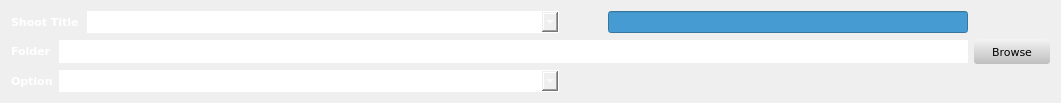
  <widget class="QWidget" name="layoutWidget">
   <property name="geometry">
    <rect>
     <x>11</x>
     <y>11</y>
     <width>1061</width>
     <height>89</height>
    </rect>
   </property>
   <layout class="QVBoxLayout" name="verticalLayout">
    <item>
     <layout class="QHBoxLayout" name="horizontalLayout_2">
      <item>
       <widget class="QLabel" name="label_3">
        <property name="minimumSize">
         <size>
          <width>70</width>
          <height>16</height>
         </size>
        </property>
        <property name="maximumSize">
         <size>
          <width>70</width>
          <height>16</height>
         </size>
        </property>
        <property name="font">
         <font>
          <family>Verdana</family>
          <pointsize>8</pointsize>
          <weight>75</weight>
          <bold>true</bold>
         </font>
        </property>
        <property name="styleSheet">
         <string notr="true">color:white</string>
        </property>
        <property name="text">
         <string>Shoot Title</string>
        </property>
       </widget>
      </item>
      <item>
       <widget class="QComboBox" name="shootTitleCombo">
        <property name="minimumSize">
         <size>
          <width>472</width>
          <height>22</height>
         </size>
        </property>
        <property name="maximumSize">
         <size>
          <width>472</width>
          <height>22</height>
         </size>
        </property>
        <property name="styleSheet">
         <string notr="true"> QComboBox {
     border: 1px solid rgb(255, 255, 255);
	color: rgb(255, 255, 255);
}</string>
        </property>
        <property name="editable">
         <bool>false</bool>
        </property>
       </widget>
      </item>
      <item>
       <spacer name="horizontalSpacer_6">
        <property name="orientation">
         <enum>Qt::Horizontal</enum>
        </property>
        <property name="sizeType">
         <enum>QSizePolicy::Fixed</enum>
        </property>
        <property name="sizeHint" stdset="0">
         <size>
          <width>30</width>
          <height>20</height>
         </size>
        </property>
       </spacer>
      </item>
      <item>
       <widget class="QLabel" name="label_5">
        <property name="toolTip">
         <string>Search Shoot Title</string>
        </property>
        <property name="text">
         <string/>
        </property>
        <property name="pixmap">
         <pixmap resource="resource.qrc">:/image/Images/search_shootTitle.png</pixmap>
        </property>
       </widget>
      </item>
      <item>
       <widget class="QLineEdit" name="searchShootTitleEdit">
        <property name="palette">
         <palette>
          <active>
           <colorrole role="Button">
            <brush brushstyle="SolidPattern">
             <color alpha="230">
              <red>52</red>
              <green>148</green>
              <blue>207</blue>
             </color>
            </brush>
           </colorrole>
           <colorrole role="Text">
            <brush brushstyle="SolidPattern">
             <color alpha="255">
              <red>255</red>
              <green>255</green>
              <blue>255</blue>
             </color>
            </brush>
           </colorrole>
           <colorrole role="Base">
            <brush brushstyle="SolidPattern">
             <color alpha="230">
              <red>52</red>
              <green>148</green>
              <blue>207</blue>
             </color>
            </brush>
           </colorrole>
           <colorrole role="Window">
            <brush brushstyle="SolidPattern">
             <color alpha="230">
              <red>52</red>
              <green>148</green>
              <blue>207</blue>
             </color>
            </brush>
           </colorrole>
          </active>
          <inactive>
           <colorrole role="Button">
            <brush brushstyle="SolidPattern">
             <color alpha="230">
              <red>52</red>
              <green>148</green>
              <blue>207</blue>
             </color>
            </brush>
           </colorrole>
           <colorrole role="Text">
            <brush brushstyle="SolidPattern">
             <color alpha="255">
              <red>255</red>
              <green>255</green>
              <blue>255</blue>
             </color>
            </brush>
           </colorrole>
           <colorrole role="Base">
            <brush brushstyle="SolidPattern">
             <color alpha="230">
              <red>52</red>
              <green>148</green>
              <blue>207</blue>
             </color>
            </brush>
           </colorrole>
           <colorrole role="Window">
            <brush brushstyle="SolidPattern">
             <color alpha="230">
              <red>52</red>
              <green>148</green>
              <blue>207</blue>
             </color>
            </brush>
           </colorrole>
          </inactive>
          <disabled>
           <colorrole role="Button">
            <brush brushstyle="SolidPattern">
             <color alpha="230">
              <red>52</red>
              <green>148</green>
              <blue>207</blue>
             </color>
            </brush>
           </colorrole>
           <colorrole role="Text">
            <brush brushstyle="SolidPattern">
             <color alpha="96">
              <red>164</red>
              <green>166</green>
              <blue>168</blue>
             </color>
            </brush>
           </colorrole>
           <colorrole role="Base">
            <brush brushstyle="SolidPattern">
             <color alpha="230">
              <red>52</red>
              <green>148</green>
              <blue>207</blue>
             </color>
            </brush>
           </colorrole>
           <colorrole role="Window">
            <brush brushstyle="SolidPattern">
             <color alpha="230">
              <red>52</red>
              <green>148</green>
              <blue>207</blue>
             </color>
            </brush>
           </colorrole>
          </disabled>
         </palette>
        </property>
        <property name="font">
         <font>
          <pointsize>9</pointsize>
         </font>
        </property>
        <property name="toolTip">
         <string>Please Input Shoot Title</string>
        </property>
       </widget>
      </item>
      <item>
       <spacer name="horizontalSpacer_2">
        <property name="orientation">
         <enum>Qt::Horizontal</enum>
        </property>
        <property name="sizeType">
         <enum>QSizePolicy::Fixed</enum>
        </property>
        <property name="sizeHint" stdset="0">
         <size>
          <width>82</width>
          <height>20</height>
         </size>
        </property>
       </spacer>
      </item>
     </layout>
    </item>
    <item>
     <layout class="QHBoxLayout" name="horizontalLayout_3">
      <item>
       <widget class="QLabel" name="label">
        <property name="minimumSize">
         <size>
          <width>42</width>
          <height>16</height>
         </size>
        </property>
        <property name="maximumSize">
         <size>
          <width>42</width>
          <height>16</height>
         </size>
        </property>
        <property name="font">
         <font>
          <family>Verdana</family>
          <pointsize>8</pointsize>
          <weight>75</weight>
          <bold>true</bold>
         </font>
        </property>
        <property name="styleSheet">
         <string notr="true">color:white
</string>
        </property>
        <property name="text">
         <string>Folder</string>
        </property>
       </widget>
      </item>
      <item>
       <widget class="QLineEdit" name="folderURLEdit">
        <property name="minimumSize">
         <size>
          <width>20</width>
          <height>23</height>
         </size>
        </property>
        <property name="styleSheet">
         <string notr="true"> QLineEdit {
     border: 1px solid rgb(255, 255, 255);
	color: rgb(255, 255, 255);
}</string>
        </property>
       </widget>
      </item>
      <item>
       <widget class="QPushButton" name="browse">
        <property name="minimumSize">
         <size>
          <width>76</width>
          <height>25</height>
         </size>
        </property>
        <property name="maximumSize">
         <size>
          <width>76</width>
          <height>25</height>
         </size>
        </property>
        <property name="font">
         <font>
          <family>Verdana</family>
          <pointsize>8</pointsize>
         </font>
        </property>
        <property name="styleSheet">
         <string notr="true">QPushButton {
background-color: qlineargradient(x1:0, y1:0, x2:0, y2:1, stop:0 rgba(243, 243, 243, 255), stop:1 rgba(191, 191, 191, 255));
border:none;
border-radius: 3px;
}

QPushButton:hover {
background-color: qlineargradient(x1:0, y1:0, x2:0, y2:1, stop:0 rgba(210, 243, 243, 255), stop:1 rgba(191, 191, 191, 255));
border:none;
border-radius: 3px;
}

QPushButton:pressed {
background-color: qlineargradient(x1:0, y1:0, x2:0, y2:1, stop:0 rgba(170, 243, 243, 255), stop:1 rgba(191, 191, 191, 255));
border:none;
border-radius: 3px;
}</string>
        </property>
        <property name="text">
         <string>Browse</string>
        </property>
       </widget>
      </item>
     </layout>
    </item>
    <item>
     <layout class="QHBoxLayout" name="horizontalLayout_4">
      <item>
       <widget class="QLabel" name="label_2">
        <property name="minimumSize">
         <size>
          <width>42</width>
          <height>16</height>
         </size>
        </property>
        <property name="maximumSize">
         <size>
          <width>42</width>
          <height>16</height>
         </size>
        </property>
        <property name="font">
         <font>
          <family>Verdana</family>
          <pointsize>8</pointsize>
          <weight>75</weight>
          <bold>true</bold>
         </font>
        </property>
        <property name="styleSheet">
         <string notr="true">color:white
</string>
        </property>
        <property name="text">
         <string>Option</string>
        </property>
       </widget>
      </item>
      <item>
       <widget class="QComboBox" name="optionCombo">
        <property name="minimumSize">
         <size>
          <width>500</width>
          <height>22</height>
         </size>
        </property>
        <property name="maximumSize">
         <size>
          <width>500</width>
          <height>22</height>
         </size>
        </property>
        <property name="font">
         <font>
          <family>Verdana</family>
          <pointsize>8</pointsize>
         </font>
        </property>
        <property name="styleSheet">
         <string notr="true"> QComboBox {
     border: 1px solid rgb(255, 255, 255);
	color: rgb(255, 255, 255);
}</string>
        </property>
        <property name="editable">
         <bool>false</bool>
        </property>
       </widget>
      </item>
      <item>
       <spacer name="horizontalSpacer">
        <property name="orientation">
         <enum>Qt::Horizontal</enum>
        </property>
        <property name="sizeHint" stdset="0">
         <size>
          <width>40</width>
          <height>20</height>
         </size>
        </property>
       </spacer>
      </item>
     </layout>
    </item>
   </layout>
  </widget>
